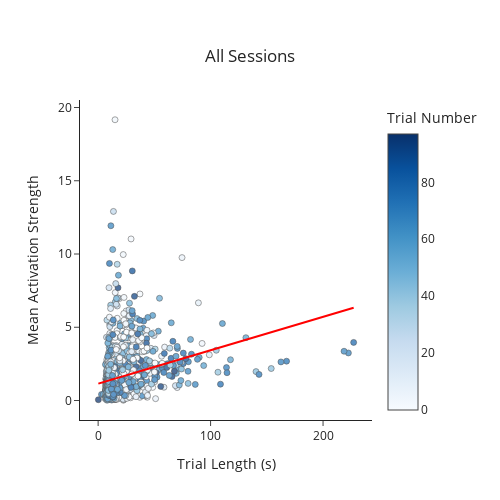

Notebook code for this chart:
### Code cell
fig = pf.custom_graph_template('All Sessions', x_title = 'Trial Length (s)', y_title = 'Mean Activation Strength')
fig.add_trace(go.Scatter(x = trial_df.trial_length, y = trial_df['mean'], mode = 'markers', opacity = 0.7, showlegend = False,
                         marker={'color': trial_df.trial, 'colorscale': 'Blues', 'showscale': True, 'colorbar': {'title': 'Trial Number'}, 'line': {'color': 'black', 'width' : 0.5}}))
fig.add_trace(go.Scatter(x = trial_df.trial_length, y = lm_mean['pred'], mode = 'lines', line_color = 'red', showlegend = False))
fig.show()

### Figure 1 — Plotly figure (JSON) as saved in the notebook; plotly's stock layout.template omitted (floating-point values rounded to 4 significant figures; data arrays with more than 128 entries replaced by an {"elided": "..."} marker saying what was removed)
{"data": [{"marker": {"color": {"elided": "1875 int values"}, "colorbar": {"title": {"text": "Trial Number"}}, "colorscale": [[0, "rgb(247,251,255)"], [0.125, "rgb(222,235,247)"], [0.25, "rgb(198,219,239)"], [0.375, "rgb(158,202,225)"], [0.5, "rgb(107,174,214)"], [0.625, "rgb(66,146,198)"], [0.75, "rgb(33,113,181)"], [0.875, "rgb(8,81,156)"], [1, "rgb(8,48,107)"]], "line": {"color": "black", "width": 0.5}, "showscale": true}, "mode": "markers", "opacity": 0.7, "showlegend": false, "type": "scatter", "x": {"elided": "1875 float values"}, "y": {"elided": "1875 float values"}}, {"line": {"color": "red"}, "mode": "lines", "showlegend": false, "type": "scatter", "x": {"elided": "1875 float values"}, "y": {"elided": "1875 float values"}}], "layout": {"height": 500, "title": {"text": "All Sessions", "x": 0.5, "xanchor": "center", "y": 0.9, "yanchor": "top"}, "width": 500, "xaxis": {"title": {"text": "Trial Length (s)"}}, "yaxis": {"title": {"text": "Mean Activation Strength"}}}}
